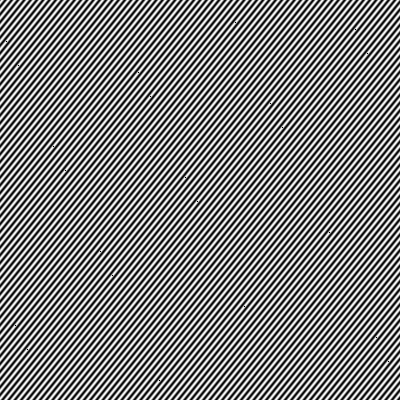
Frame 1 (no input)
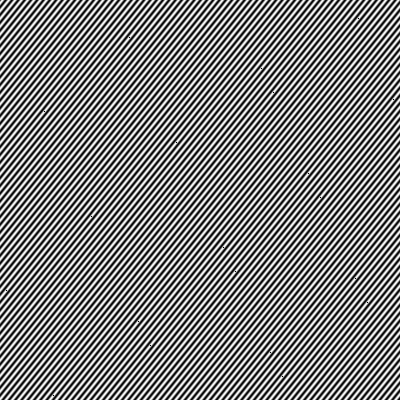
Frame 60 (the mouse pressed at the canvas centre just before this capture)
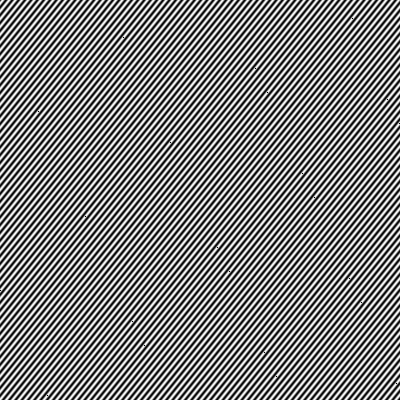
Frame 120 (the mouse held since frame 60 and released just before this capture)

The Processing sketch that drew these frames (run headless with seeded random() and noise(); from frame 60 on, the mouse is pressed at the canvas centre):

// Processing sketch: TrigFast
// ── TrigFast.pde
int hs[][];

void setup(){
  size(400,400);
  background(0);
  hs=new int[width][height];
}

void draw(){
  for(int y=0;y<height;y++){
    for(int x=0;x<height;x++){
      float calc=0;
      for(float n=0;n<TWO_PI;n+=(PI/5)){
        calc=sin(x+y*cos(n)+frameCount*0.1);
      }
      calc=(calc*128+128);
      color c= color((int)calc);
       set(x,y,c); 
    }
  }
}
